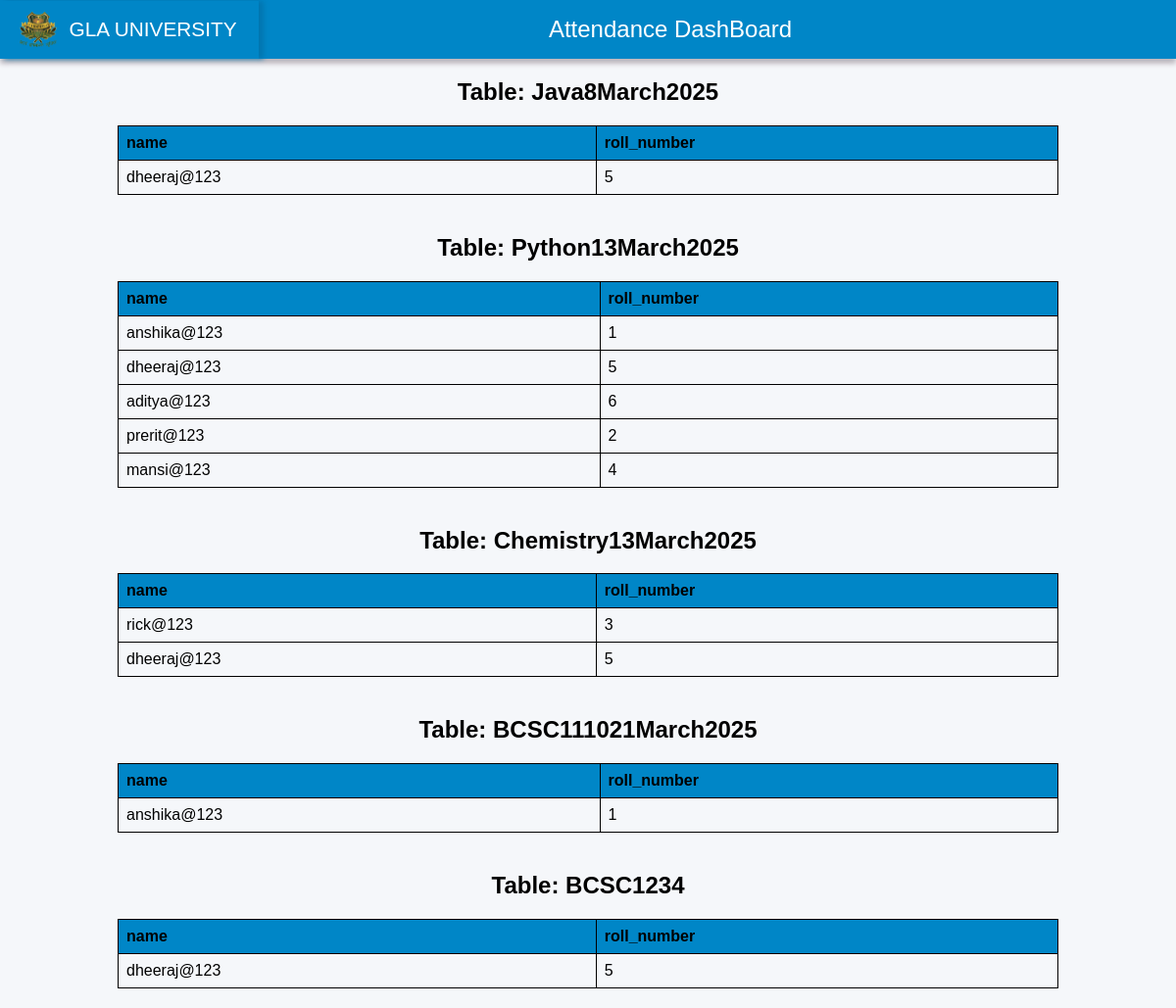
Page /tables on the committed database.
### tables this page shows
CREATE TABLE Java8March2025 (
            name TEXT UNIQUE,
            roll_number INTEGER
        );

CREATE TABLE Python13March2025 (
            name TEXT UNIQUE,
            roll_number INTEGER
        );

CREATE TABLE Chemistry13March2025 (
            name TEXT UNIQUE,
            roll_number INTEGER
        );

CREATE TABLE BCSC111021March2025 (
            name TEXT UNIQUE,
            roll_number INTEGER
        );

CREATE TABLE BCSC1234 (
            name TEXT UNIQUE,
            roll_number INTEGER
        );

### app.py (the view)
@app.route("/tables")
def fetch():
    data = fetch_all_tables()
    return render_template("tables.html", data=data)

### app.py (called while the page is built)
def fetch_all_tables():
    conn = sqlite3.connect("attendance.db")
    cursor = conn.cursor()
    cursor.execute("SELECT name FROM sqlite_master WHERE type='table';")
    tables = cursor.fetchall()
    database_data = {}
    for table in tables:
        table_name = table[0]
        cursor.execute(f"SELECT * FROM {table_name}")
        rows = cursor.fetchall()
        cursor.execute(f"PRAGMA table_info({table_name})")
        columns = [col[1] for col in cursor.fetchall()]
        database_data[table_name] = {"columns": columns, "rows": rows}
    conn.close()
    return database_data

### templates/tables.html (shortened to what this page needs)
<!DOCTYPE html>
<html lang="en">
<head>
    <link rel="stylesheet" href="./static/style.css">
</head>
<body>
    <header class="header">
        <div class="side-heading">
            <img src="../static/icon.png" alt="GLA University Logo" class="logo">
            <div class="header-info">GLA UNIVERSITY</div>
        </div>
        <div class="menu">
            <h1>Attendance DashBoard</h1>
        </div>
    </header>
    <div class="tables-container">
        {% for table_name, table_data in data.items() %}
        <h2>Table: {{ table_name }}</h2>
        <table>
            <tr>
                {% for col in table_data.columns %}
                <th>{{ col }}</th>
                {% endfor %}
            </tr>
            {% for row in table_data.rows %}
            <tr>
                {% for cell in row %}
                <td>{{ cell }}</td>
                {% endfor %}
            </tr>
            {% endfor %}
        </table>
        {% endfor %}
    </div>
</body>
</html>

### static/style.css (style rules this page uses)
body { font-family: Arial, sans-serif; margin: 0 0; padding: 0; background-color: #f5f7fa; }
.header { width: 100%; display: flex; align-items: center; background-color: #0086c7; height: 60px; color: white; box-shadow: 0px 5px 5px 0px rgba(189,183,189,1); }
.header .side-heading { width: 20%; height: 35px; padding: 12px; display: flex; flex-direction: row; align-items: center; justify-content: center; min-width: 20vw; font-size: 1.3em; box-shadow: 5px 0px 5px 0px #0276b0; }
.header .side-heading .header-info { margin: 2px; }
.header .side-heading .logo { display: block; width: 38px; height: auto; margin-right: 10px; }
.header .menu { height: 60px; min-width: 70%; display: flex; justify-content: center; align-items: center; text-align: center; }
.header .menu h1 { font-size: 1.5em; font-weight: normal; display: flex; justify-content: center; align-items: center; text-align: center; }

### templates/tables.html (style rules this page uses)
body { font-family: Arial, sans-serif; }
table { width: 80%; border-collapse: collapse; margin-bottom: 20px; }
th, td { border: 1px solid black; padding: 8px; text-align: left; }
th { background-color: #0086c7; }
.tables-container { display: flex; align-items: center; flex-direction: column; justify-content: center; }

### rows in the picture
Java8March2025: name "dheeraj@123", row "5"
Python13March2025: name "anshika@123", row "1"
Python13March2025: name "dheeraj@123", row "5"
Python13March2025: name "aditya@123", row "6"
Python13March2025: name "prerit@123", row "2"
Python13March2025: name "mansi@123", row "4"
Chemistry13March2025: name "rick@123", row "3"
Chemistry13March2025: name "dheeraj@123", row "5"
BCSC111021March2025: name "anshika@123", row "1"
BCSC1234: name "dheeraj@123", row "5"

### other values in the picture
{{ table_name }} "Java8March2025" "Python13March2025" "Chemistry13March2025" "BCSC111021March2025" "BCSC1234"
{{ col }} "name" "roll_number" "name" "roll_number" "name" "roll_number" "name" "roll_number" "name" "roll_number"
